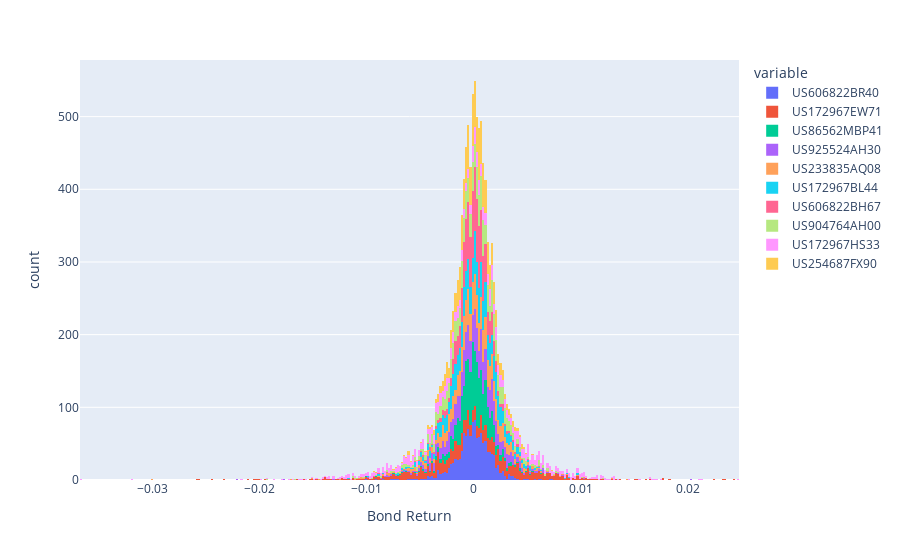

Notebook cell for this chart:
### Markdown cell above
As a sanity check to make sure the above actually works, we compare the above price distribution to that created using the first-order approximation of the bond returns. The first-order approximation is simply the change in z-spread multiplied by the given bond's duration.

### Code cell
z_spread_movements = (
    z_spreads.iloc[-1] * (1 + prices_to_returns(z_spreads))
) - z_spreads.iloc[-1]
durations = calculate_sensis(
    pricing_context, portfolio_instruments, keys=z_spreads.columns
)
estimated_bond_movements = z_spread_movements @ durations
px.histogram(estimated_bond_movements, labels={"value": "Bond Return"})

### Figure 1 — Plotly figure (JSON) as saved in the notebook; plotly's stock layout.template omitted (floating-point values rounded to 4 significant figures; data arrays with more than 128 entries replaced by an {"elided": "..."} marker saying what was removed)
{"data": [{"bingroup": "x", "hovertemplate": "variable=US606822BR40<br>Bond Return=%{x}<br>count=%{y}<extra></extra>", "legendgroup": "US606822BR40", "marker": {"color": "#636efa", "pattern": {"shape": ""}}, "name": "US606822BR40", "orientation": "v", "showlegend": true, "type": "histogram", "x": {"elided": "1230 float values"}, "xaxis": "x", "yaxis": "y"}, {"bingroup": "x", "hovertemplate": "variable=US172967EW71<br>Bond Return=%{x}<br>count=%{y}<extra></extra>", "legendgroup": "US172967EW71", "marker": {"color": "#EF553B", "pattern": {"shape": ""}}, "name": "US172967EW71", "orientation": "v", "showlegend": true, "type": "histogram", "x": {"elided": "1230 float values"}, "xaxis": "x", "yaxis": "y"}, {"bingroup": "x", "hovertemplate": "variable=US86562MBP41<br>Bond Return=%{x}<br>count=%{y}<extra></extra>", "legendgroup": "US86562MBP41", "marker": {"color": "#00cc96", "pattern": {"shape": ""}}, "name": "US86562MBP41", "orientation": "v", "showlegend": true, "type": "histogram", "x": {"elided": "1230 float values"}, "xaxis": "x", "yaxis": "y"}, {"bingroup": "x", "hovertemplate": "variable=US925524AH30<br>Bond Return=%{x}<br>count=%{y}<extra></extra>", "legendgroup": "US925524AH30", "marker": {"color": "#ab63fa", "pattern": {"shape": ""}}, "name": "US925524AH30", "orientation": "v", "showlegend": true, "type": "histogram", "x": {"elided": "1230 float values"}, "xaxis": "x", "yaxis": "y"}, {"bingroup": "x", "hovertemplate": "variable=US233835AQ08<br>Bond Return=%{x}<br>count=%{y}<extra></extra>", "legendgroup": "US233835AQ08", "marker": {"color": "#FFA15A", "pattern": {"shape": ""}}, "name": "US233835AQ08", "orientation": "v", "showlegend": true, "type": "histogram", "x": {"elided": "1230 float values"}, "xaxis": "x", "yaxis": "y"}, {"bingroup": "x", "hovertemplate": "variable=US172967BL44<br>Bond Return=%{x}<br>count=%{y}<extra></extra>", "legendgroup": "US172967BL44", "marker": {"color": "#19d3f3", "pattern": {"shape": ""}}, "name": "US172967BL44", "orientation": "v", "showlegend": true, "type": "histogram", "x": {"elided": "1230 float values"}, "xaxis": "x", "yaxis": "y"}, {"bingroup": "x", "hovertemplate": "variable=US606822BH67<br>Bond Return=%{x}<br>count=%{y}<extra></extra>", "legendgroup": "US606822BH67", "marker": {"color": "#FF6692", "pattern": {"shape": ""}}, "name": "US606822BH67", "orientation": "v", "showlegend": true, "type": "histogram", "x": {"elided": "1230 float values"}, "xaxis": "x", "yaxis": "y"}, {"bingroup": "x", "hovertemplate": "variable=US904764AH00<br>Bond Return=%{x}<br>count=%{y}<extra></extra>", "legendgroup": "US904764AH00", "marker": {"color": "#B6E880", "pattern": {"shape": ""}}, "name": "US904764AH00", "orientation": "v", "showlegend": true, "type": "histogram", "x": {"elided": "1230 float values"}, "xaxis": "x", "yaxis": "y"}, {"bingroup": "x", "hovertemplate": "variable=US172967HS33<br>Bond Return=%{x}<br>count=%{y}<extra></extra>", "legendgroup": "US172967HS33", "marker": {"color": "#FF97FF", "pattern": {"shape": ""}}, "name": "US172967HS33", "orientation": "v", "showlegend": true, "type": "histogram", "x": {"elided": "1230 float values"}, "xaxis": "x", "yaxis": "y"}, {"bingroup": "x", "hovertemplate": "variable=US254687FX90<br>Bond Return=%{x}<br>count=%{y}<extra></extra>", "legendgroup": "US254687FX90", "marker": {"color": "#FECB52", "pattern": {"shape": ""}}, "name": "US254687FX90", "orientation": "v", "showlegend": true, "type": "histogram", "x": {"elided": "1230 float values"}, "xaxis": "x", "yaxis": "y"}], "layout": {"barmode": "relative", "legend": {"title": {"text": "variable"}, "tracegroupgap": 0}, "margin": {"t": 60}, "xaxis": {"anchor": "y", "domain": [0, 1], "title": {"text": "Bond Return"}}, "yaxis": {"anchor": "x", "domain": [0, 1], "title": {"text": "count"}}}}
